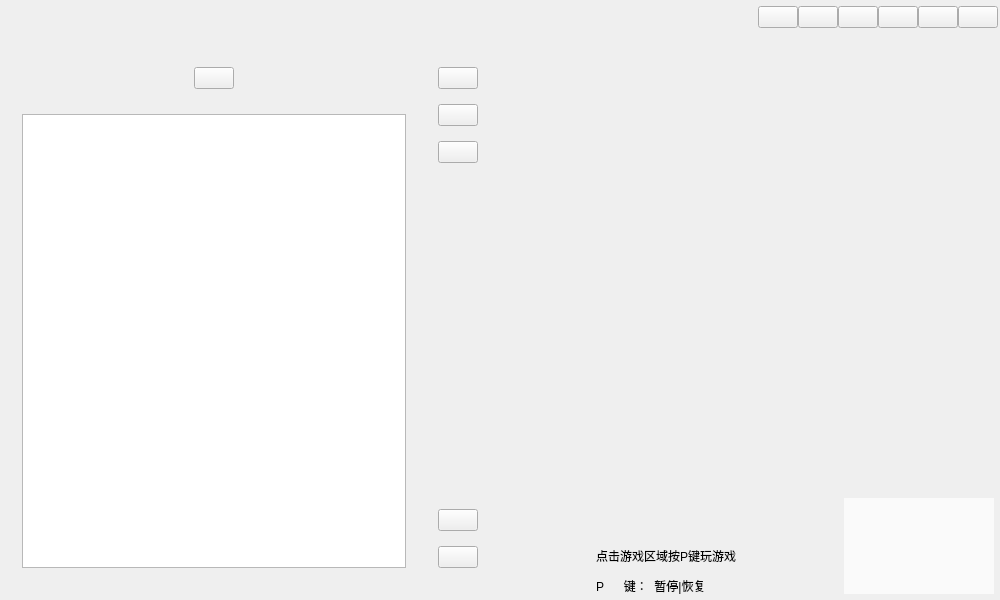
<?xml version="1.0" encoding="UTF-8"?>
<ui version="4.0">
 <class>FormMainWindow</class>
 <widget class="QWidget" name="FormMainWindow">
  <property name="geometry">
   <rect>
    <x>0</x>
    <y>0</y>
    <width>1000</width>
    <height>600</height>
   </rect>
  </property>
  <property name="focusPolicy">
   <enum>Qt::StrongFocus</enum>
  </property>
  <property name="windowTitle">
   <string>PyQtClient</string>
  </property>
  <layout class="QVBoxLayout" name="verticalLayout">
   <property name="spacing">
    <number>0</number>
   </property>
   <property name="leftMargin">
    <number>2</number>
   </property>
   <property name="topMargin">
    <number>2</number>
   </property>
   <property name="rightMargin">
    <number>2</number>
   </property>
   <property name="bottomMargin">
    <number>2</number>
   </property>
   <item>
    <widget class="QWidget" name="widgetMain" native="true">
     <layout class="QVBoxLayout" name="verticalLayout_2">
      <property name="spacing">
       <number>0</number>
      </property>
      <property name="leftMargin">
       <number>0</number>
      </property>
      <property name="topMargin">
       <number>0</number>
      </property>
      <property name="rightMargin">
       <number>0</number>
      </property>
      <property name="bottomMargin">
       <number>0</number>
      </property>
      <item>
       <widget class="QWidget" name="widgetTitlebar" native="true">
        <layout class="QHBoxLayout" name="horizontalLayout">
         <property name="spacing">
          <number>0</number>
         </property>
         <property name="leftMargin">
          <number>0</number>
         </property>
         <property name="topMargin">
          <number>0</number>
         </property>
         <property name="rightMargin">
          <number>0</number>
         </property>
         <property name="bottomMargin">
          <number>0</number>
         </property>
         <item>
          <spacer name="horizontalSpacer">
           <property name="orientation">
            <enum>Qt::Horizontal</enum>
           </property>
           <property name="sizeHint" stdset="0">
            <size>
             <width>5</width>
             <height>20</height>
            </size>
           </property>
          </spacer>
         </item>
         <item>
          <widget class="QWidget" name="tips_wg" native="true">
           <property name="enabled">
            <bool>true</bool>
           </property>
           <property name="minimumSize">
            <size>
             <width>600</width>
             <height>30</height>
            </size>
           </property>
           <property name="maximumSize">
            <size>
             <width>600</width>
             <height>16777215</height>
            </size>
           </property>
           <property name="sizeIncrement">
            <size>
             <width>600</width>
             <height>30</height>
            </size>
           </property>
           <property name="baseSize">
            <size>
             <width>600</width>
             <height>30</height>
            </size>
           </property>
           <property name="styleSheet">
            <string notr="true"/>
           </property>
          </widget>
         </item>
         <item>
          <spacer name="horizontalSpacer_4">
           <property name="orientation">
            <enum>Qt::Horizontal</enum>
           </property>
           <property name="sizeHint" stdset="0">
            <size>
             <width>5</width>
             <height>20</height>
            </size>
           </property>
          </spacer>
         </item>
         <item>
          <widget class="QPushButton" name="buttonSkin">
           <property name="text">
            <string/>
           </property>
          </widget>
         </item>
         <item>
          <widget class="QPushButton" name="buttonIssues">
           <property name="text">
            <string/>
           </property>
          </widget>
         </item>
         <item>
          <widget class="QPushButton" name="buttonMinimum">
           <property name="text">
            <string/>
           </property>
          </widget>
         </item>
         <item>
          <widget class="QPushButton" name="buttonMaximum">
           <property name="text">
            <string/>
           </property>
          </widget>
         </item>
         <item>
          <widget class="QPushButton" name="buttonNormal">
           <property name="text">
            <string/>
           </property>
          </widget>
         </item>
         <item>
          <widget class="QPushButton" name="buttonClose">
           <property name="text">
            <string/>
           </property>
          </widget>
         </item>
        </layout>
       </widget>
      </item>
      <item>
       <widget class="QWidget" name="widgetCentral" native="true">
        <layout class="QHBoxLayout" name="horizontalLayout_2">
         <property name="spacing">
          <number>0</number>
         </property>
         <property name="leftMargin">
          <number>0</number>
         </property>
         <property name="topMargin">
          <number>0</number>
         </property>
         <property name="rightMargin">
          <number>0</number>
         </property>
         <property name="bottomMargin">
          <number>0</number>
         </property>
         <item>
          <widget class="WaterWidget" name="widgetCatalogs" native="true">
           <layout class="QVBoxLayout" name="verticalLayout_4">
            <property name="spacing">
             <number>20</number>
            </property>
            <property name="leftMargin">
             <number>20</number>
            </property>
            <property name="topMargin">
             <number>30</number>
            </property>
            <property name="rightMargin">
             <number>20</number>
            </property>
            <property name="bottomMargin">
             <number>30</number>
            </property>
            <item>
             <widget class="QWidget" name="widgetHead" native="true">
              <layout class="QHBoxLayout" name="horizontalLayout_4">
               <property name="spacing">
                <number>0</number>
               </property>
               <property name="leftMargin">
                <number>5</number>
               </property>
               <property name="topMargin">
                <number>5</number>
               </property>
               <property name="rightMargin">
                <number>5</number>
               </property>
               <property name="bottomMargin">
                <number>5</number>
               </property>
               <item>
                <spacer name="horizontalSpacer_2">
                 <property name="orientation">
                  <enum>Qt::Horizontal</enum>
                 </property>
                 <property name="sizeHint" stdset="0">
                  <size>
                   <width>30</width>
                   <height>20</height>
                  </size>
                 </property>
                </spacer>
               </item>
               <item>
                <widget class="RotateButton" name="buttonHead">
                 <property name="text">
                  <string/>
                 </property>
                </widget>
               </item>
               <item>
                <spacer name="horizontalSpacer_3">
                 <property name="orientation">
                  <enum>Qt::Horizontal</enum>
                 </property>
                 <property name="sizeHint" stdset="0">
                  <size>
                   <width>30</width>
                   <height>20</height>
                  </size>
                 </property>
                </spacer>
               </item>
              </layout>
             </widget>
            </item>
            <item>
             <widget class="QWidget" name="widgetSearch" native="true">
              <layout class="QVBoxLayout" name="verticalLayout_6">
               <property name="spacing">
                <number>0</number>
               </property>
               <property name="leftMargin">
                <number>0</number>
               </property>
               <property name="topMargin">
                <number>0</number>
               </property>
               <property name="rightMargin">
                <number>0</number>
               </property>
               <property name="bottomMargin">
                <number>0</number>
               </property>
               <item>
                <widget class="QTextEdit" name="basicmsg">
                 <property name="font">
                  <font>
                   <pointsize>1</pointsize>
                  </font>
                 </property>
                 <property name="styleSheet">
                  <string notr="true"/>
                 </property>
                 <property name="acceptRichText">
                  <bool>true</bool>
                 </property>
                 <property name="textInteractionFlags">
                  <set>Qt::NoTextInteraction</set>
                 </property>
                </widget>
               </item>
              </layout>
             </widget>
            </item>
           </layout>
          </widget>
         </item>
         <item>
          <widget class="QWidget" name="widgetTools" native="true">
           <layout class="QVBoxLayout" name="verticalLayout_5">
            <property name="spacing">
             <number>15</number>
            </property>
            <property name="leftMargin">
             <number>12</number>
            </property>
            <property name="topMargin">
             <number>35</number>
            </property>
            <property name="rightMargin">
             <number>12</number>
            </property>
            <property name="bottomMargin">
             <number>30</number>
            </property>
            <item>
             <widget class="RotateButton" name="buttonGithub">
              <property name="toolTip">
               <string>Project Url</string>
              </property>
              <property name="text">
               <string/>
              </property>
             </widget>
            </item>
            <item>
             <widget class="RotateButton" name="buttonQQ">
              <property name="toolTip">
               <string>Tetris</string>
              </property>
              <property name="text">
               <string/>
              </property>
             </widget>
            </item>
            <item>
             <widget class="RotateButton" name="buttonGroup">
              <property name="toolTip">
               <string>Data Parse</string>
              </property>
              <property name="text">
               <string/>
              </property>
             </widget>
            </item>
            <item>
             <spacer name="verticalSpacer">
              <property name="orientation">
               <enum>Qt::Vertical</enum>
              </property>
              <property name="sizeHint" stdset="0">
               <size>
                <width>20</width>
                <height>40</height>
               </size>
              </property>
             </spacer>
            </item>
            <item>
             <widget class="RubberBandButton" name="buttonHome">
              <property name="toolTip">
               <string>Home Page</string>
              </property>
              <property name="text">
               <string/>
              </property>
             </widget>
            </item>
            <item>
             <widget class="RubberBandButton" name="buttonBackToUp">
              <property name="toolTip">
               <string>Back to Top</string>
              </property>
              <property name="text">
               <string/>
              </property>
             </widget>
            </item>
           </layout>
          </widget>
         </item>
         <item>
          <widget class="QWidget" name="widgetContents" native="true">
           <layout class="QVBoxLayout" name="verticalLayout_3">
            <property name="spacing">
             <number>0</number>
            </property>
            <property name="leftMargin">
             <number>4</number>
            </property>
            <property name="topMargin">
             <number>4</number>
            </property>
            <property name="rightMargin">
             <number>4</number>
            </property>
            <property name="bottomMargin">
             <number>4</number>
            </property>
            <item>
             <widget class="QWidget" name="snake" native="true">
              <property name="styleSheet">
               <string notr="true"/>
              </property>
              <widget class="GraphicsLayoutWidget" name="pyqtgraph1" native="true">
               <property name="geometry">
                <rect>
                 <x>0</x>
                 <y>0</y>
                 <width>674</width>
                 <height>201</height>
                </rect>
               </property>
              </widget>
              <widget class="GraphicsLayoutWidget" name="pyqtgraph2" native="true">
               <property name="geometry">
                <rect>
                 <x>0</x>
                 <y>210</y>
                 <width>674</width>
                 <height>351</height>
                </rect>
               </property>
              </widget>
             </widget>
            </item>
            <item>
             <widget class="QWidget" name="web" native="true">
              <property name="styleSheet">
               <string notr="true"/>
              </property>
             </widget>
            </item>
            <item>
             <widget class="QWidget" name="tetris" native="true">
              <property name="enabled">
               <bool>true</bool>
              </property>
              <property name="minimumSize">
               <size>
                <width>500</width>
                <height>0</height>
               </size>
              </property>
              <property name="baseSize">
               <size>
                <width>100</width>
                <height>0</height>
               </size>
              </property>
              <property name="styleSheet">
               <string notr="true"/>
              </property>
              <widget class="QFrame" name="frame">
               <property name="geometry">
                <rect>
                 <x>350</x>
                 <y>90</y>
                 <width>180</width>
                 <height>380</height>
                </rect>
               </property>
               <property name="minimumSize">
                <size>
                 <width>180</width>
                 <height>380</height>
                </size>
               </property>
               <property name="maximumSize">
                <size>
                 <width>180</width>
                 <height>379</height>
                </size>
               </property>
               <property name="sizeIncrement">
                <size>
                 <width>180</width>
                 <height>380</height>
                </size>
               </property>
               <property name="styleSheet">
                <string notr="true">
background-color: rgba(255, 255, 255, 180);
border-style:outset;
</string>
               </property>
               <property name="frameShape">
                <enum>QFrame::StyledPanel</enum>
               </property>
               <property name="frameShadow">
                <enum>QFrame::Raised</enum>
               </property>
              </widget>
              <widget class="QLineEdit" name="lineEdit">
               <property name="geometry">
                <rect>
                 <x>100</x>
                 <y>170</y>
                 <width>141</width>
                 <height>21</height>
                </rect>
               </property>
               <property name="styleSheet">
                <string notr="true">border-color: rgba(255, 255, 255, 0);
border-style:outset;
background-color: rgba(255, 255, 255, 0);</string>
               </property>
               <property name="inputMethodHints">
                <set>Qt::ImhNone</set>
               </property>
               <property name="text">
                <string>P      键：  暂停|恢复</string>
               </property>
               <property name="readOnly">
                <bool>true</bool>
               </property>
              </widget>
              <widget class="QLineEdit" name="lineEdit_2">
               <property name="geometry">
                <rect>
                 <x>100</x>
                 <y>200</y>
                 <width>141</width>
                 <height>21</height>
                </rect>
               </property>
               <property name="styleSheet">
                <string notr="true">border-color: rgba(255, 255, 255, 0);
border-style:outset;
background-color: rgba(255, 255, 255, 0);</string>
               </property>
               <property name="inputMethodHints">
                <set>Qt::ImhNone</set>
               </property>
               <property name="text">
                <string>空格键：   加速</string>
               </property>
               <property name="readOnly">
                <bool>true</bool>
               </property>
              </widget>
              <widget class="QLineEdit" name="lineEdit_3">
               <property name="geometry">
                <rect>
                 <x>100</x>
                 <y>230</y>
                 <width>141</width>
                 <height>21</height>
                </rect>
               </property>
               <property name="styleSheet">
                <string notr="true">border-color: rgba(255, 255, 255, 0);
border-style:outset;
background-color: rgba(255, 255, 255, 0);</string>
               </property>
               <property name="inputMethodHints">
                <set>Qt::ImhNone</set>
               </property>
               <property name="text">
                <string>上    键：   逆时针旋转</string>
               </property>
               <property name="readOnly">
                <bool>true</bool>
               </property>
              </widget>
              <widget class="QLineEdit" name="lineEdit_4">
               <property name="geometry">
                <rect>
                 <x>100</x>
                 <y>260</y>
                 <width>141</width>
                 <height>21</height>
                </rect>
               </property>
               <property name="styleSheet">
                <string notr="true">border-color: rgba(255, 255, 255, 0);
border-style:outset;
background-color: rgba(255, 255, 255, 0);</string>
               </property>
               <property name="inputMethodHints">
                <set>Qt::ImhNone</set>
               </property>
               <property name="text">
                <string>左    键：   左移</string>
               </property>
               <property name="readOnly">
                <bool>true</bool>
               </property>
              </widget>
              <widget class="QLineEdit" name="lineEdit_5">
               <property name="enabled">
                <bool>true</bool>
               </property>
               <property name="geometry">
                <rect>
                 <x>100</x>
                 <y>290</y>
                 <width>141</width>
                 <height>21</height>
                </rect>
               </property>
               <property name="mouseTracking">
                <bool>false</bool>
               </property>
               <property name="acceptDrops">
                <bool>false</bool>
               </property>
               <property name="styleSheet">
                <string notr="true">border-color: rgba(255, 255, 255, 0);
border-style:outset;
background-color: rgba(255, 255, 255, 0);</string>
               </property>
               <property name="inputMethodHints">
                <set>Qt::ImhNone</set>
               </property>
               <property name="text">
                <string>上    键：   顺时针旋转</string>
               </property>
               <property name="readOnly">
                <bool>true</bool>
               </property>
              </widget>
              <widget class="QLineEdit" name="lineEdit_6">
               <property name="geometry">
                <rect>
                 <x>100</x>
                 <y>140</y>
                 <width>161</width>
                 <height>21</height>
                </rect>
               </property>
               <property name="styleSheet">
                <string notr="true">border-color: rgba(255, 255, 255, 0);
border-style:outset;
background-color: rgba(255, 255, 255, 0);</string>
               </property>
               <property name="inputMethodHints">
                <set>Qt::ImhNone</set>
               </property>
               <property name="text">
                <string>点击游戏区域按P键玩游戏</string>
               </property>
               <property name="readOnly">
                <bool>true</bool>
               </property>
              </widget>
             </widget>
            </item>
           </layout>
          </widget>
         </item>
        </layout>
       </widget>
      </item>
     </layout>
    </widget>
   </item>
  </layout>
 </widget>
 <customwidgets>
  <customwidget>
   <class>RotateButton</class>
   <extends>QPushButton</extends>
   <header location="global">Widgets.Buttons.RotateButton</header>
  </customwidget>
  <customwidget>
   <class>RubberBandButton</class>
   <extends>QPushButton</extends>
   <header location="global">Widgets.Buttons.RubberBandButton</header>
  </customwidget>
  <customwidget>
   <class>WaterWidget</class>
   <extends>QWidget</extends>
   <header location="global">Widgets.WaterWidget</header>
   <container>1</container>
  </customwidget>
  <customwidget>
   <class>GraphicsLayoutWidget</class>
   <extends>QWidget</extends>
   <header>pyqtgraph</header>
   <container>1</container>
  </customwidget>
 </customwidgets>
 <resources/>
 <connections/>
</ui>
